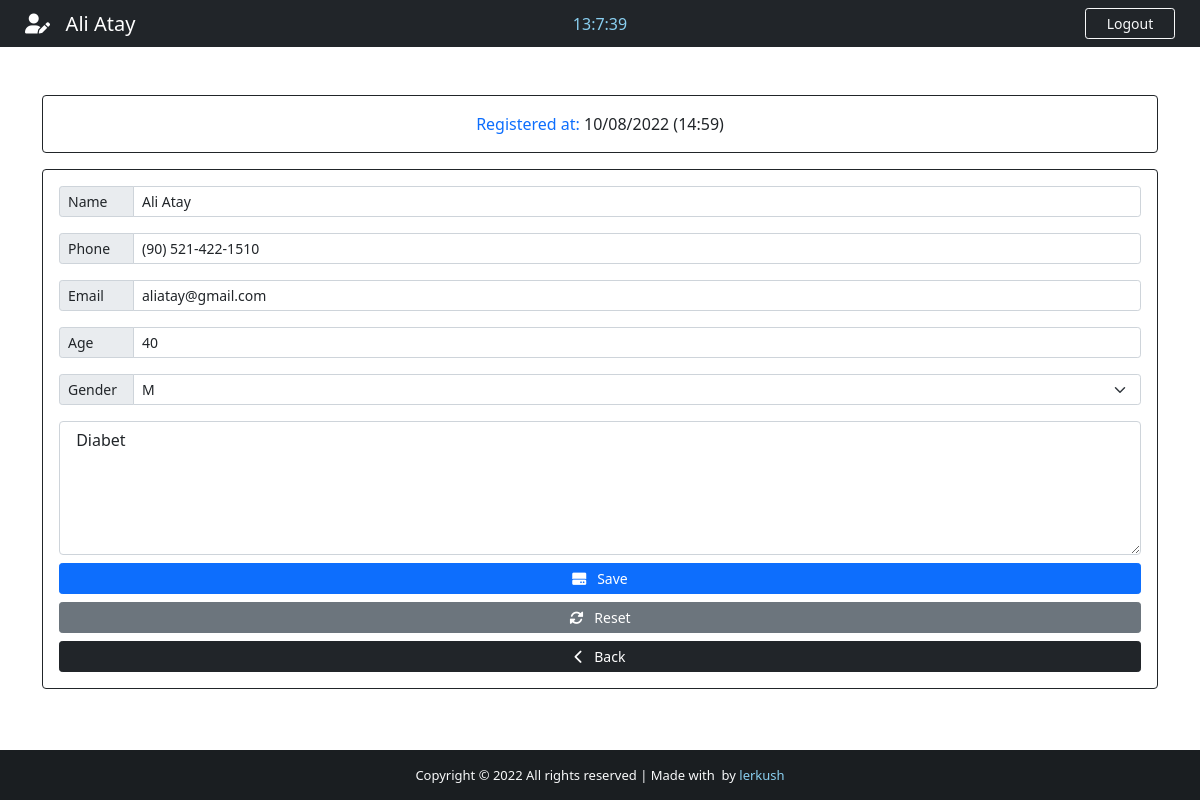
The page /patient/32 (signed in) on the database its author committed.
### App/models.py (models this page shows, shortened)
class Patient(models.Model):
    GENDER = (
        ('M', 'M'),
        ('F', 'F')
    )
    id = models.IntegerField(primary_key=True)
    name = models.CharField(max_length=40)
    phone = models.CharField(max_length=20)
    email = models.CharField(max_length=40)
    age = models.CharField(max_length=3)
    gender = models.CharField(max_length=1, null=True, choices=GENDER)
    note = models.TextField(blank=True)
    created_at = models.DateTimeField(auto_now_add=True)

### App/views.py (the view)
# urls.py: path('patient/<str:patient_id>', views.patient, name="patient"),
@cache_control(no_cache=True, must_revalidade=True, no_store=True)
@login_required(login_url='login')
def patient(request, patient_id):
    patient = Patient.objects.get(id = patient_id)
    if patient != None:
        return render(request, "edit.html", {'patient':patient})

### App/templates/edit.html (shortened to what this page needs)
{% extends 'add.html' %}
{% block nav-content %}
<i class="fas fa-user-edit"></i>&nbsp;&nbsp; {{ patient.name }}
{% endblock nav-content %}
{% block card-title %}
Registered at: <span class="text-dark"> {{ patient.created_at | date:'m/d/Y (H:i)' }}</span>
{% endblock card-title %}
{% block Btn-add %}
<i class="fas fa-hdd"></i>&nbsp;&nbsp; Save
{% endblock Btn-add %}
    {% block Btn-reset %}
    <button type="reset" class="btn btn-secondary btn-sm txt-sm"><i class="fas fa-sync-alt"></i>&nbsp;&nbsp; Reset</button>
    {% endblock Btn-reset %}
{% block Action %} action="/edit_patient" {% endblock Action %}
{% block Value-name %} value="{{ patient.name }}" {% endblock Value-name %}
{% block Value-phone %} value="{{ patient.phone }}" {% endblock Value-phone %}
{% block Value-email %} value="{{ patient.email }}" {% endblock Value-email %}
{% block Value-age %} value="{{ patient.age }}" {% endblock Value-age %}
{% block option %}
<option style="background-color: #d3d3d3; color: #007bff;">{{ patient.gender }}</option>
{% endblock option %}
{% block note %} {{ patient.note }} {% endblock note %}

### App/templates/add.html (shortened to what this page needs)
{% extends 'base.html' %}
{% block time %}
<div class="col-sm">
    <center>
        <span id="clock" style="color: #89cff0;" ></span>
    </center>
</div>
{% endblock time %}
{% block btn-nav %}
<a class="btn btn-outline-danger btn-sm border-light text-light" id="btn-nav" data-bs-toggle="modal" data-bs-target="#logoutModal">Logout</a>
{% endblock btn-nav %}
{% block footer %} style="color: #89cff0; text-decoration: none;"{% endblock footer %}
{% block content %}
<div class="container">
    <div class="row">
        <div class="col-lg-12">
            <div class="card card-body border-dark text-primary mt-5">
                <span class="text-center txt-sm">{% block card-title %} FILL OUT THE FORM BELOW {% endblock card-title %}</span>
            </div>
            <form {% block Action %} action="/add_patient" {% endblock Action %} method="POST" autocomplete="off" enctype="multipart/form-data" class="card p-3 border-dark mt-3">
                <div class="input-group input-group-sm mb-3">
                    <span class="input-group-text side-label"><span class="txt-sm">Name</span></span>
                    <input type="text" class="form-control" name="name" id="name" maxlength="40" placeholder="First and last name" {% block Value-name %} {% endblock Value-name %}>
                </div>
                <div class="input-group input-group-sm mb-3">
                        <span class="input-group-text side-label"><span class="txt-sm">Phone</span></span>
                        <input type="text" class="form-control" name="phone" id="phone" placeholder="Patient phone" {% block Value-phone %} {% endblock Value-phone %}>
                </div>
                <div class="input-group input-group-sm mb-3">
                        <span class="input-group-text side-label"><span class="txt-sm">Email</span></span>
                        <input type="text" class="form-control" name="email" id="email" maxlength="40" placeholder="Patient email" {% block Value-email %} {% endblock Value-email %}>
                </div>
                <div class="input-group input-group-sm mb-3">
                        <span class="input-group-text side-label"><span class="txt-sm">Age</span></span>
                        <input type="text" class="form-control" name="age" id="age" maxlength="3" placeholder="Patient age" {% block Value-age %} {% endblock Value-age %}>
                </div>
                <div class="input-group input-group-sm mb-3">
                    <label class="input-group-text side-label"><span class="txt-sm">Gender</span></label>
                    <select class="form-select" name="gender" id="gender">
                        {% block option %}{% endblock option %}
                    </select>
                </div>
                <div class="form-group">
                    <textarea class="form-control txt-sm" name="note" rows="5" placeholder="Description is optional..." >{% block note %}{% endblock note %}</textarea>
                </div>
                <div class="d-grid gap-2 mt-2">
                    <button type="submit" class="btn btn-primary btn-sm txt-sm" id="btn-add">
                        {% block Btn-add %}{% endblock Btn-add %}
                    </button>
                    {% block Btn-reset %}
                    {% endblock Btn-reset %}
                    <a href="{% url 'backend' %}" class="btn btn-dark btn-sm txt-sm"><i class="fas fa-chevron-left"></i>&nbsp;&nbsp; Back</a>
                </div>
            </form>
        </div>
    </div>
</div>
{% endblock content %}

### App/static/css/style.css (style rules this page uses)
html, body { height: 100%; margin: 0; max-width: 100%; overflow: hidden; }
#btn-nav { width: 90px; float: right; margin-right: 25px; }
.side-label { width: 75px; }

### rows shown on the page
Patient: name "Ali Atay", created_at "10/08/2022 (14:59)", phone "(90) 521-422-1510", email "aliatay@gmail.com", age "40", gender "M", note "Diabet"
